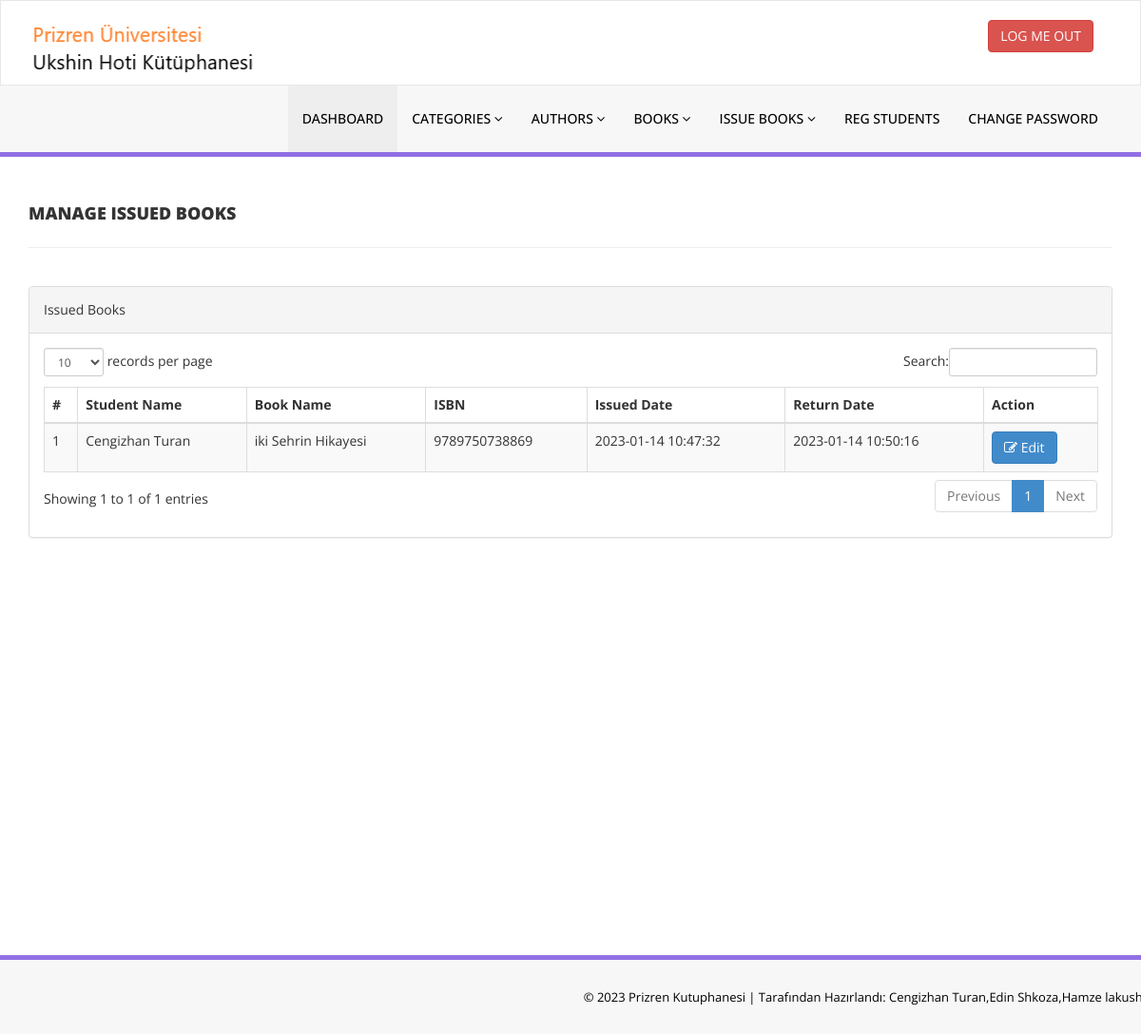
Screenshot of /admin/manage-issued-books.php (signed in) with the database file from the repository.
### tables this page shows
CREATE TABLE `tblissuedbookdetails` (
  `id` int(11) NOT NULL,
  `BookId` int(11) DEFAULT NULL,
  `StudentID` varchar(150) DEFAULT NULL,
  `IssuesDate` timestamp NULL DEFAULT current_timestamp(),
  `ReturnDate` timestamp NULL DEFAULT NULL ON UPDATE current_timestamp(),
  `RetrunStatus` int(1) DEFAULT NULL,
  `fine` int(11) DEFAULT NULL
);

CREATE TABLE `tblstudents` (
  `id` int(11) NOT NULL,
  `StudentId` varchar(100) DEFAULT NULL,
  `FullName` varchar(120) DEFAULT NULL,
  `EmailId` varchar(120) DEFAULT NULL,
  `MobileNumber` char(11) DEFAULT NULL,
  `Password` varchar(120) DEFAULT NULL,
  `Status` int(1) DEFAULT NULL,
  `RegDate` timestamp NULL DEFAULT current_timestamp(),
  `UpdationDate` timestamp NULL DEFAULT NULL ON UPDATE current_timestamp()
);

CREATE TABLE `tblbooks` (
  `id` int(11) NOT NULL,
  `BookName` varchar(255) DEFAULT NULL,
  `CatId` int(11) DEFAULT NULL,
  `AuthorId` int(11) DEFAULT NULL,
  `ISBNNumber` varchar(25) DEFAULT NULL,
  `BookPrice` decimal(10,2) DEFAULT NULL,
  `bookImage` varchar(250) NOT NULL,
  `isIssued` int(1) DEFAULT NULL,
  `RegDate` timestamp NULL DEFAULT current_timestamp(),
  `UpdationDate` timestamp NULL DEFAULT NULL ON UPDATE current_timestamp()
);

### htdocs/admin/manage-issued-books.php (the view, shortened to what this page needs)
<?php
include('includes/config.php');
if(strlen($_SESSION['alogin'])==0)
    {
header('location:index.php');
}
else{
    ?>
<!DOCTYPE html>
<html xmlns="http://www.w3.org/1999/xhtml">
<head>
    <link href="assets/css/bootstrap.css" rel="stylesheet" />
    <link href="assets/css/font-awesome.css" rel="stylesheet" />
    <link href="assets/js/dataTables/dataTables.bootstrap.css" rel="stylesheet" />
    <link href="assets/css/style.css" rel="stylesheet" />
</head>
<body>
<?php include('includes/header.php');?>
    <div class="content-wrapper">
         <div class="container">
        <div class="row pad-botm">
            <div class="col-md-12">
                <h4 class="header-line">Manage Issued Books</h4>
    </div>
     <div class="row">
</div>
        </div>
            <div class="row">
                <div class="col-md-12">
                    <div class="panel panel-default">
                        <div class="panel-heading">
                          Issued Books
                        </div>
                        <div class="panel-body">
                            <div class="table-responsive">
                                <table class="table table-striped table-bordered table-hover" id="dataTables-example">
                                    <thead>
                                        <tr>
                                            <th>#</th>
                                            <th>Student Name</th>
                                            <th>Book Name</th>
                                            <th>ISBN </th>
                                            <th>Issued Date</th>
                                            <th>Return Date</th>
                                            <th>Action</th>
                                        </tr>
                                    </thead>
                                    <tbody>
<?php $sql = "SELECT tblstudents.FullName,tblbooks.BookName,tblbooks.ISBNNumber,tblissuedbookdetails.IssuesDate,tblissuedbookdetails.ReturnDate,tblissuedbookdetails.id as rid from  tblissuedbookdetails join tblstudents on tblstudents.StudentId=tblissuedbookdetails.StudentId join tblbooks on tblbooks.id=tblissuedbookdetails.BookId order by tblissuedbookdetails.id desc";
$query = $dbh -> prepare($sql);
$query->execute();
$results=$query->fetchAll(PDO::FETCH_OBJ);
$cnt=1;
if($query->rowCount() > 0)
{
foreach($results as $result)
{               ?>
                                        <tr class="odd gradeX">
                                            <td class="center"><?php echo htmlentities($cnt);?></td>
                                            <td class="center"><?php echo htmlentities($result->FullName);?></td>
                                            <td class="center"><?php echo htmlentities($result->BookName);?></td>
                                            <td class="center"><?php echo htmlentities($result->ISBNNumber);?></td>
                                            <td class="center"><?php echo htmlentities($result->IssuesDate);?></td>
                                            <td class="center"><?php if($result->ReturnDate=="")
                                            {
                                                echo htmlentities("Not Return Yet");
                                            } else {
                                            echo htmlentities($result->ReturnDate);
}
                                            ?></td>
                                            <td class="center">
                                            <a href="update-issue-bookdeails.php?rid=<?php echo htmlentities($result->rid);?>"><button class="btn btn-primary"><i class="fa fa-edit "></i> Edit</button>
                                            </td>
                                        </tr>
 <?php $cnt=$cnt+1;}} ?>
                                    </tbody>
                                </table>
                            </div>
                        </div>
                    </div>
                </div>
            </div>
    </div>
    </div>
  <?php include('includes/footer.php');?>
</body>
</html>
<?php } ?>

### htdocs/admin/assets/css/style.css (style rules this page uses)
.content-wrapper { margin-top: 40px; min-height:800px; padding-bottom:90px; }
.header-line { font-weight:900; padding-bottom:25px; border-bottom:1px solid #eeeeee; text-transform:uppercase; }
.pad-botm { padding-bottom:30px; }

### rows the page displays
tblissuedbookdetails: tblstudents.FullName "Cengizhan Turan", BookId.BookName "iki Sehrin Hikayesi", BookId.ISBNNumber "9789750738869", IssuesDate "2023-01-14 10:47:32", ReturnDate "2023-01-14 10:50:16"
